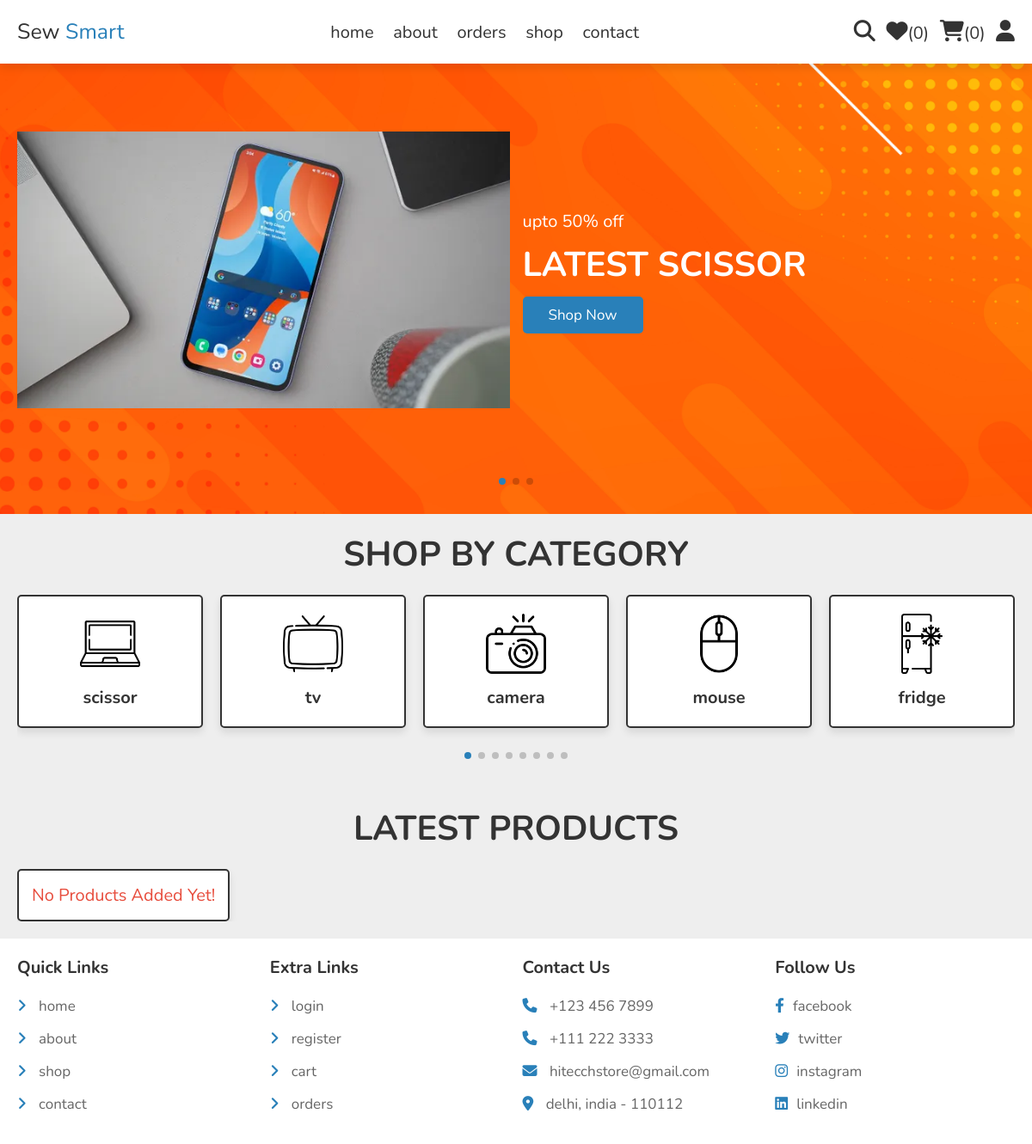
The page /home.php on the database as committed earlier.
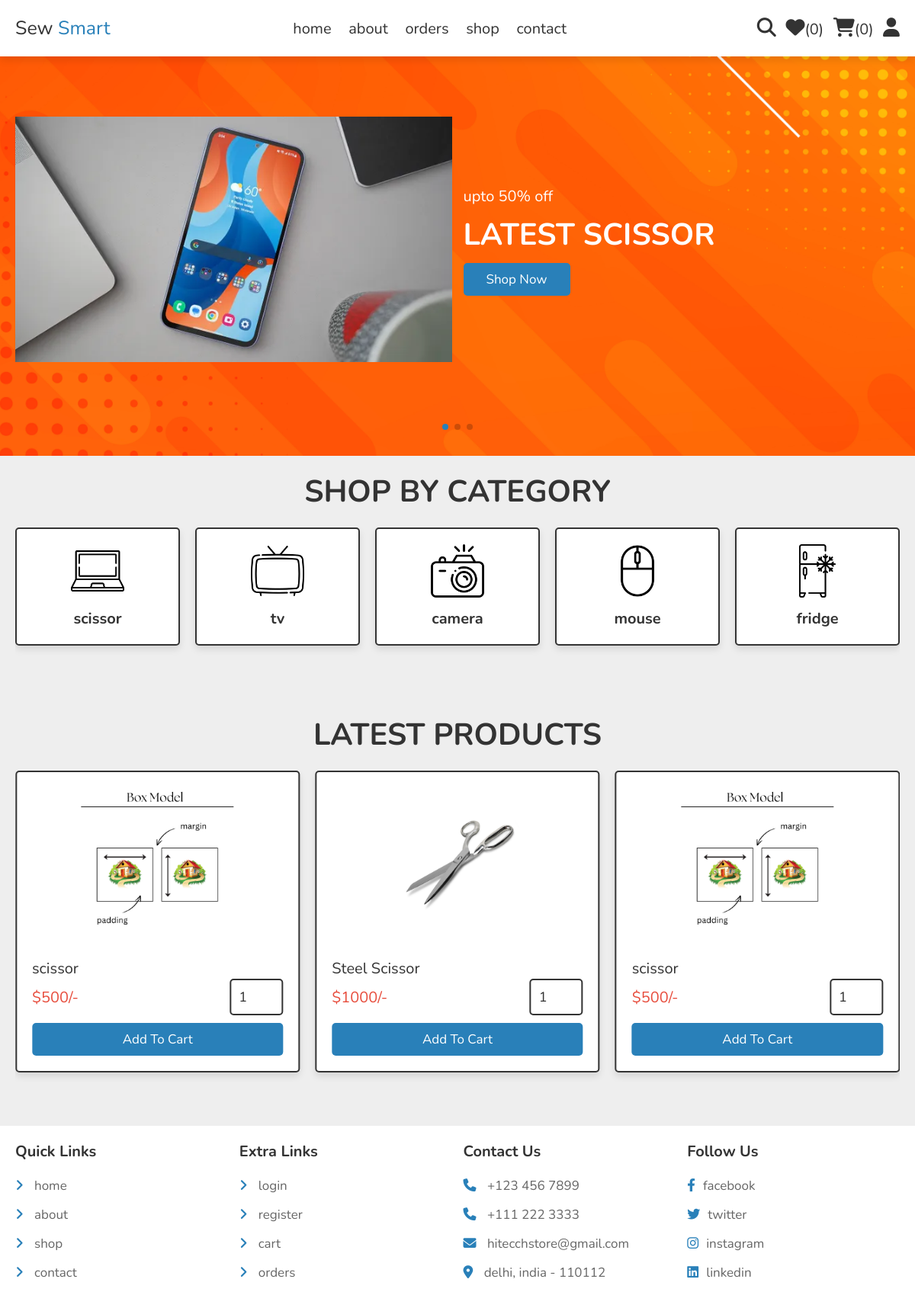
The same page on the database as committed later.
### tables this page shows
CREATE TABLE `products` (
  `id` int(100) NOT NULL,
  `name` varchar(100) NOT NULL,
  `details` varchar(500) NOT NULL,
  `price` int(10) NOT NULL,
  `image_01` varchar(100) NOT NULL,
  `image_02` varchar(100) NOT NULL,
  `image_03` varchar(100) NOT NULL
);

### home.php (the view, shortened to what this page needs)
<?php
include 'components/connect.php';
?>
<!DOCTYPE html>
<html lang="en">
<head>
   <link rel="stylesheet" href="https://unpkg.com/swiper@8/swiper-bundle.min.css" />
   <link rel="stylesheet" href="https://cdnjs.cloudflare.com/ajax/libs/font-awesome/6.1.1/css/all.min.css">
   <link rel="stylesheet" href="css/style.css">
</head>
<body>
   <?php include 'components/user_header.php'; ?>
   <div class="home-bg">
      <section class="home">
         <div class="swiper home-slider">
            <div class="swiper-wrapper">
               <div class="swiper-slide slide">
                  <div class="image">
                     <img src="images/home-img-1.png" alt="">
                  </div>
                  <div class="content">
                     <span>upto 50% off</span>
                     <h3>latest scissor</h3>
                     <a href="shop.php" class="btn">shop now</a>
                  </div>
               </div>
            </div>
            <div class="swiper-pagination"></div>
         </div>
      </section>
   </div>
   <section class="category">
      <h1 class="heading">shop by category</h1>
      <div class="swiper category-slider">
         <div class="swiper-wrapper">
            <a href="category.php?category=scissor" class="swiper-slide slide">
               <img src="images/icon-1.png" alt="">
               <h3>scissor</h3>
            </a>
            <a href="category.php?category=tv" class="swiper-slide slide">
               <img src="images/icon-2.png" alt="">
               <h3>tv</h3>
            </a>
            <a href="category.php?category=camera" class="swiper-slide slide">
               <img src="images/icon-3.png" alt="">
               <h3>camera</h3>
            </a>
            <a href="category.php?category=mouse" class="swiper-slide slide">
               <img src="images/icon-4.png" alt="">
               <h3>mouse</h3>
            </a>
            <a href="category.php?category=fridge" class="swiper-slide slide">
               <img src="images/icon-5.png" alt="">
               <h3>fridge</h3>
            </a>
         </div>
         <div class="swiper-pagination"></div>
      </div>
   </section>
   <section class="home-products">
      <h1 class="heading">latest products</h1>
      <div class="swiper products-slider">
         <div class="swiper-wrapper">
            <?php
            $select_products = $conn->prepare("SELECT * FROM `products` LIMIT 6");
            $select_products->execute();
            if ($select_products->rowCount() > 0) {
               while ($fetch_product = $select_products->fetch(PDO::FETCH_ASSOC)) {
            ?>
                  <form action="" method="post" class="swiper-slide slide">
                     <img src="uploaded_img/<?= $fetch_product['image_01']; ?>" alt="">
                     <div class="name"><?= $fetch_product['name']; ?></div>
                     <div class="flex">
                        <div class="price"><span>$</span><?= $fetch_product['price']; ?><span>/-</span></div>
                        <input type="number" name="qty" class="qty" min="1" max="99" onkeypress="if(this.value.length == 2) return false;" value="1">
                     </div>
                     <input type="submit" value="add to cart" class="btn" name="add_to_cart">
                  </form>
            <?php
               }
            } else {
               echo '<p class="empty">no products added yet!</p>';
            }
            ?>
         </div>
         <div class="swiper-pagination"></div>
      </div>
   </section>
   <?php include 'components/footer.php'; ?>
</body>
</html>

### components/user_header.php (shortened to what this page needs)
<header class="header">
   <section class="flex">
      <a href="home.php" class="logo">Sew <span>Smart</span></a>
      <nav class="navbar">
         <a href="home.php">home</a>
         <a href="about.php">about</a>
         <a href="orders.php">orders</a>
         <a href="shop.php">shop</a>
         <a href="contact.php">contact</a>
      </nav>
      <div class="icons">
         <?php
         $count_wishlist_items = $conn->prepare("SELECT * FROM `wishlist` WHERE user_id = ?");
         $count_wishlist_items->execute([$user_id]);
         $total_wishlist_counts = $count_wishlist_items->rowCount();
         $count_cart_items = $conn->prepare("SELECT * FROM `cart` WHERE user_id = ?");
         $count_cart_items->execute([$user_id]);
         $total_cart_counts = $count_cart_items->rowCount();
         ?>
         <a href="search_page.php"><i class="fas fa-search"></i></a>
         <a href="wishlist.php"><i class="fas fa-heart"></i><span>(<?= $total_wishlist_counts; ?>)</span></a>
         <a href="cart.php"><i class="fas fa-shopping-cart"></i><span>(<?= $total_cart_counts; ?>)</span></a>
         <div id="user-btn" class="fas fa-user"></div>
      </div>
   </section>
</header>

### components/footer.php
<footer class="footer">
   <section class="grid">
      <div class="box">
         <h3>quick links</h3>
         <a href="home.php"> <i class="fas fa-angle-right"></i> home</a>
         <a href="about.php"> <i class="fas fa-angle-right"></i> about</a>
         <a href="shop.php"> <i class="fas fa-angle-right"></i> shop</a>
         <a href="contact.php"> <i class="fas fa-angle-right"></i> contact</a>
      </div>
      <div class="box">
         <h3>extra links</h3>
         <a href="user_login.php"> <i class="fas fa-angle-right"></i> login</a>
         <a href="user_register.php"> <i class="fas fa-angle-right"></i> register</a>
         <a href="cart.php"> <i class="fas fa-angle-right"></i> cart</a>
         <a href="orders.php"> <i class="fas fa-angle-right"></i> orders</a>
      </div>
      <div class="box">
         <h3>contact us</h3>
         <a href="tel:1234567890"><i class="fas fa-phone"></i> +123 456 7899</a>
         <a href="tel:11122233333"><i class="fas fa-phone"></i> +111 222 3333</a>
         <a href="mailto:shaikh@gmail.com"><i class="fas fa-envelope"></i> hitecchstore@gmail.com</a>
         <a href="https://www.google.com/myplace"><i class="fas fa-map-marker-alt"></i> delhi, india - 110112 </a>
      </div>
      <div class="box">
         <h3>follow us</h3>
         <a href="#"><i class="fab fa-facebook-f"></i>facebook</a>
         <a href="#"><i class="fab fa-twitter"></i>twitter</a>
         <a href="#"><i class="fab fa-instagram"></i>instagram</a>
         <a href="#"><i class="fab fa-linkedin"></i>linkedin</a>
      </div>
   </section>
</footer>

### css/style.css (style rules this page uses)
:root { --main-color:#2980b9; --orange:#f39c12; --red:#e74c3c; --black:#333; --white:#fff; --light-color:#666; --light-bg:#eee; --border:.2rem solid var(--black); --box-shadow:0 .5rem 1rem rgba(0,0,0,.1); }
* { font-family: 'Nunito', sans-serif; margin:0; padding:0; box-sizing: border-box; outline: none; border:none; text-decoration: none; }
html { font-size: 62.5%; overflow-x: hidden; }
body { background-color: var(--light-bg); }
section { padding:2rem; max-width: 1200px; margin:0 auto; }
.heading { font-size: 4rem; color:var(--black); margin-bottom: 2rem; text-align: center; text-transform: uppercase; }
.btn, .delete-btn, .option-btn { display: block; width: 100%; margin-top: 1rem; border-radius: .5rem; padding:1rem 3rem; font-size: 1.7rem; text-transform: capitalize; color:var(--white); cursor: pointer; text-align: center; }
.btn { background-color: var(--main-color); }
.header { position: sticky; top:0; left:0; right:0; background-color: var(--white); box-shadow: var(--box-shadow); z-index: 1000; }
.header .flex { display: flex; align-items: center; justify-content: space-between; position: relative; }
.header .flex .logo { font-size: 2.5rem; color:var(--black); }
.header .flex .logo span { color:var(--main-color); }
.header .flex .navbar a { margin:0 1rem; font-size: 2rem; color:var(--black); }
.header .flex .icons > * { margin-left: 1rem; font-size: 2.5rem; cursor: pointer; color:var(--black); }
.header .flex .icons a span { font-size: 2rem; }
.home-bg { background:url(../images/home-bg.png) no-repeat; background-size: cover; background-position: center; }
.home-bg .home .slide { display: flex; align-items: center; flex-wrap: wrap; gap:1.5rem; padding-bottom: 6rem; padding-top: 2rem; user-select: none; }
.home-bg .home .slide .image { flex:1 1 40rem; }
.home-bg .home .slide .image img { height: 40rem; width: 100%; object-fit: contain; }
.home-bg .home .slide .content { flex:1 1 40rem; }
.home-bg .home .slide .content span { font-size: 2rem; color:var(--white); }
.home-bg .home .slide .content h3 { margin-top: 1rem; font-size: 4rem; color:var(--white); text-transform: uppercase; }
.home-bg .home .slide .content .btn { display: inline-block; width: auto; }
.category .slide { margin-bottom: 5rem; box-shadow: var(--box-shadow); border:var(--border); text-align: center; padding:2rem; background: var(--white); border-radius: .5rem; }
.category .slide img { height: 7rem; width: 100%; object-fit: contain; margin-bottom: 1rem; user-select: none; }
.category .slide h3 { font-size: 2rem; color:var(--black); user-select: none; }
.home-products .slide { position: relative; padding:2rem; border-radius: .5rem; border:var(--border); background-color: var(--white); box-shadow: var(--box-shadow); margin-bottom: 5rem; overflow: hidden; user-select: none; }
.home-products .slide img { width: 100%; height: 20rem; object-fit: contain; margin-bottom: 2rem; }
.home-products .slide .name { font-size: 2rem; color:var(--black); }
.home-products .slide .flex { display: flex; align-items: center; justify-content: space-between; gap:1rem; }
.home-products .slide .flex .qty { width: 7rem; padding:1rem; border:var(--border); font-size: 1.8rem; color:var(--black); border-radius: .5rem; }
.home-products .slide .flex .price { margin:1rem 0; font-size: 2rem; color:var(--red); }
.footer { background-color: var(--white); }
.footer .grid { display: grid; grid-template-columns: repeat(auto-fit, minmax(27rem, 1fr)); gap:1.5rem; align-items: flex-start; }
.footer .grid .box h3 { font-size: 2rem; color:var(--black); margin-bottom: 2rem; text-transform: capitalize; }
.footer .grid .box a { display: block; margin:1.5rem 0; font-size: 1.7rem; color:var(--light-color); }
.footer .grid .box a i { padding-right: 1rem; color:var(--main-color); transition: .2s linear; }
.empty { padding:1.5rem; background-color: var(--white); border: var(--border); box-shadow: var(--box-shadow); text-align: center; color:var(--red); border-radius: .5rem; font-size: 2rem; text-transform: capitalize; }

Rows that differ between the two databases and show on the page:
added products: image_01 (picture), name "scissor", price "500"
added products: image_01 (picture), name "Steel Scissor", price "1000"
Other text that changed with them:
text no longer shown: "No Products Added Yet!"
